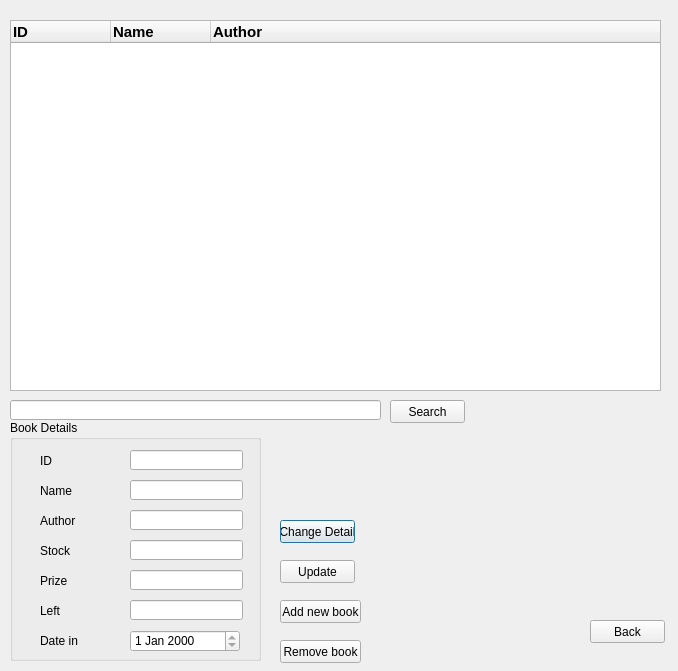
<?xml version="1.0" encoding="UTF-8"?>
<ui version="4.0">
 <class>library</class>
 <widget class="QDialog" name="library">
  <property name="geometry">
   <rect>
    <x>0</x>
    <y>0</y>
    <width>678</width>
    <height>671</height>
   </rect>
  </property>
  <property name="windowTitle">
   <string>Dialog</string>
  </property>
  <widget class="QTreeWidget" name="tree">
   <property name="geometry">
    <rect>
     <x>10</x>
     <y>20</y>
     <width>651</width>
     <height>371</height>
    </rect>
   </property>
   <column>
    <property name="text">
     <string>ID</string>
    </property>
    <property name="font">
     <font>
      <pointsize>11</pointsize>
      <weight>75</weight>
      <bold>true</bold>
     </font>
    </property>
   </column>
   <column>
    <property name="text">
     <string>Name</string>
    </property>
    <property name="font">
     <font>
      <pointsize>11</pointsize>
      <weight>75</weight>
      <bold>true</bold>
     </font>
    </property>
   </column>
   <column>
    <property name="text">
     <string>Author</string>
    </property>
    <property name="font">
     <font>
      <pointsize>11</pointsize>
      <weight>75</weight>
      <bold>true</bold>
     </font>
    </property>
   </column>
  </widget>
  <widget class="QGroupBox" name="groupBox">
   <property name="geometry">
    <rect>
     <x>10</x>
     <y>420</y>
     <width>251</width>
     <height>241</height>
    </rect>
   </property>
   <property name="title">
    <string>Book Details</string>
   </property>
   <widget class="QLineEdit" name="prize">
    <property name="geometry">
     <rect>
      <x>120</x>
      <y>150</y>
      <width>113</width>
      <height>20</height>
     </rect>
    </property>
    <property name="readOnly">
     <bool>true</bool>
    </property>
   </widget>
   <widget class="QLineEdit" name="left">
    <property name="geometry">
     <rect>
      <x>120</x>
      <y>180</y>
      <width>113</width>
      <height>20</height>
     </rect>
    </property>
    <property name="readOnly">
     <bool>true</bool>
    </property>
   </widget>
   <widget class="QLineEdit" name="name">
    <property name="geometry">
     <rect>
      <x>120</x>
      <y>60</y>
      <width>113</width>
      <height>20</height>
     </rect>
    </property>
    <property name="readOnly">
     <bool>true</bool>
    </property>
   </widget>
   <widget class="QLineEdit" name="author">
    <property name="geometry">
     <rect>
      <x>120</x>
      <y>90</y>
      <width>113</width>
      <height>20</height>
     </rect>
    </property>
    <property name="readOnly">
     <bool>true</bool>
    </property>
   </widget>
   <widget class="QLineEdit" name="id">
    <property name="geometry">
     <rect>
      <x>120</x>
      <y>30</y>
      <width>113</width>
      <height>20</height>
     </rect>
    </property>
    <property name="readOnly">
     <bool>true</bool>
    </property>
   </widget>
   <widget class="QLineEdit" name="stock">
    <property name="geometry">
     <rect>
      <x>120</x>
      <y>120</y>
      <width>113</width>
      <height>20</height>
     </rect>
    </property>
    <property name="readOnly">
     <bool>true</bool>
    </property>
   </widget>
   <widget class="QLabel" name="label">
    <property name="geometry">
     <rect>
      <x>30</x>
      <y>30</y>
      <width>47</width>
      <height>21</height>
     </rect>
    </property>
    <property name="text">
     <string>ID</string>
    </property>
   </widget>
   <widget class="QLabel" name="label_2">
    <property name="geometry">
     <rect>
      <x>30</x>
      <y>60</y>
      <width>47</width>
      <height>21</height>
     </rect>
    </property>
    <property name="text">
     <string>Name</string>
    </property>
   </widget>
   <widget class="QLabel" name="label_3">
    <property name="geometry">
     <rect>
      <x>30</x>
      <y>91</y>
      <width>47</width>
      <height>20</height>
     </rect>
    </property>
    <property name="text">
     <string>Author</string>
    </property>
   </widget>
   <widget class="QLabel" name="label_4">
    <property name="geometry">
     <rect>
      <x>30</x>
      <y>120</y>
      <width>47</width>
      <height>21</height>
     </rect>
    </property>
    <property name="text">
     <string>Stock</string>
    </property>
   </widget>
   <widget class="QLabel" name="label_5">
    <property name="geometry">
     <rect>
      <x>30</x>
      <y>150</y>
      <width>47</width>
      <height>21</height>
     </rect>
    </property>
    <property name="text">
     <string>Prize</string>
    </property>
   </widget>
   <widget class="QLabel" name="label_6">
    <property name="geometry">
     <rect>
      <x>30</x>
      <y>180</y>
      <width>47</width>
      <height>21</height>
     </rect>
    </property>
    <property name="text">
     <string>Left</string>
    </property>
   </widget>
   <widget class="QLabel" name="label_7">
    <property name="geometry">
     <rect>
      <x>30</x>
      <y>210</y>
      <width>47</width>
      <height>21</height>
     </rect>
    </property>
    <property name="text">
     <string>Date in</string>
    </property>
   </widget>
   <widget class="QDateEdit" name="date_in">
    <property name="geometry">
     <rect>
      <x>120</x>
      <y>210</y>
      <width>110</width>
      <height>22</height>
     </rect>
    </property>
    <property name="readOnly">
     <bool>true</bool>
    </property>
   </widget>
  </widget>
  <widget class="QPushButton" name="change_detail">
   <property name="geometry">
    <rect>
     <x>280</x>
     <y>520</y>
     <width>75</width>
     <height>23</height>
    </rect>
   </property>
   <property name="text">
    <string>Change Detail</string>
   </property>
  </widget>
  <widget class="QPushButton" name="update">
   <property name="geometry">
    <rect>
     <x>280</x>
     <y>560</y>
     <width>75</width>
     <height>23</height>
    </rect>
   </property>
   <property name="text">
    <string>Update</string>
   </property>
  </widget>
  <widget class="QPushButton" name="add">
   <property name="geometry">
    <rect>
     <x>280</x>
     <y>600</y>
     <width>81</width>
     <height>23</height>
    </rect>
   </property>
   <property name="text">
    <string>Add new book</string>
   </property>
  </widget>
  <widget class="QPushButton" name="remove">
   <property name="geometry">
    <rect>
     <x>280</x>
     <y>640</y>
     <width>81</width>
     <height>23</height>
    </rect>
   </property>
   <property name="text">
    <string>Remove book</string>
   </property>
  </widget>
  <widget class="QPushButton" name="back">
   <property name="geometry">
    <rect>
     <x>590</x>
     <y>620</y>
     <width>75</width>
     <height>23</height>
    </rect>
   </property>
   <property name="text">
    <string>Back</string>
   </property>
  </widget>
  <widget class="QLineEdit" name="search_edit">
   <property name="geometry">
    <rect>
     <x>10</x>
     <y>400</y>
     <width>371</width>
     <height>20</height>
    </rect>
   </property>
  </widget>
  <widget class="QPushButton" name="search_button">
   <property name="geometry">
    <rect>
     <x>390</x>
     <y>400</y>
     <width>75</width>
     <height>23</height>
    </rect>
   </property>
   <property name="text">
    <string>Search</string>
   </property>
  </widget>
 </widget>
 <resources/>
 <connections/>
</ui>
